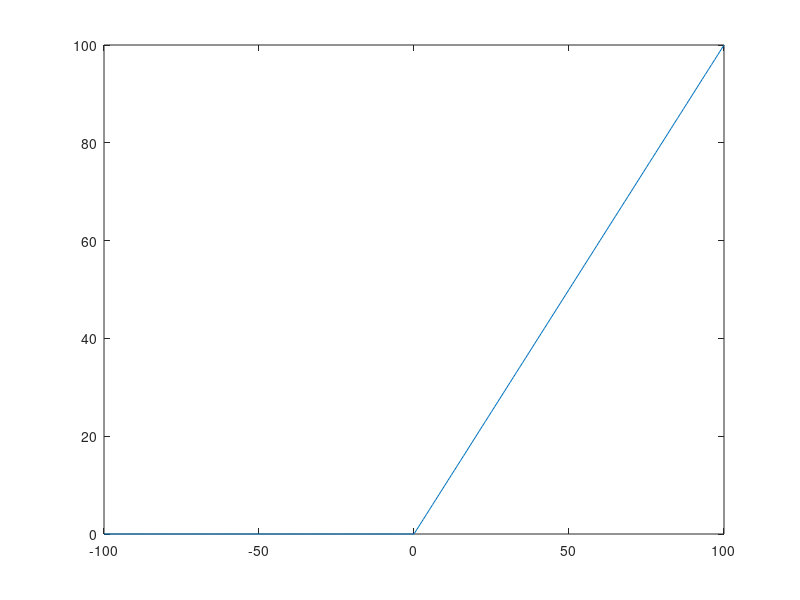

MATLAB code to generate this figure:
close all;
clear all;
clc;


t=-100:1:100;
for ii=1:1:length(t)
    if(t(ii)<0)
        r(ii)=0;
    else
        r(ii)=t(ii);
    end
end
plot(t, r)